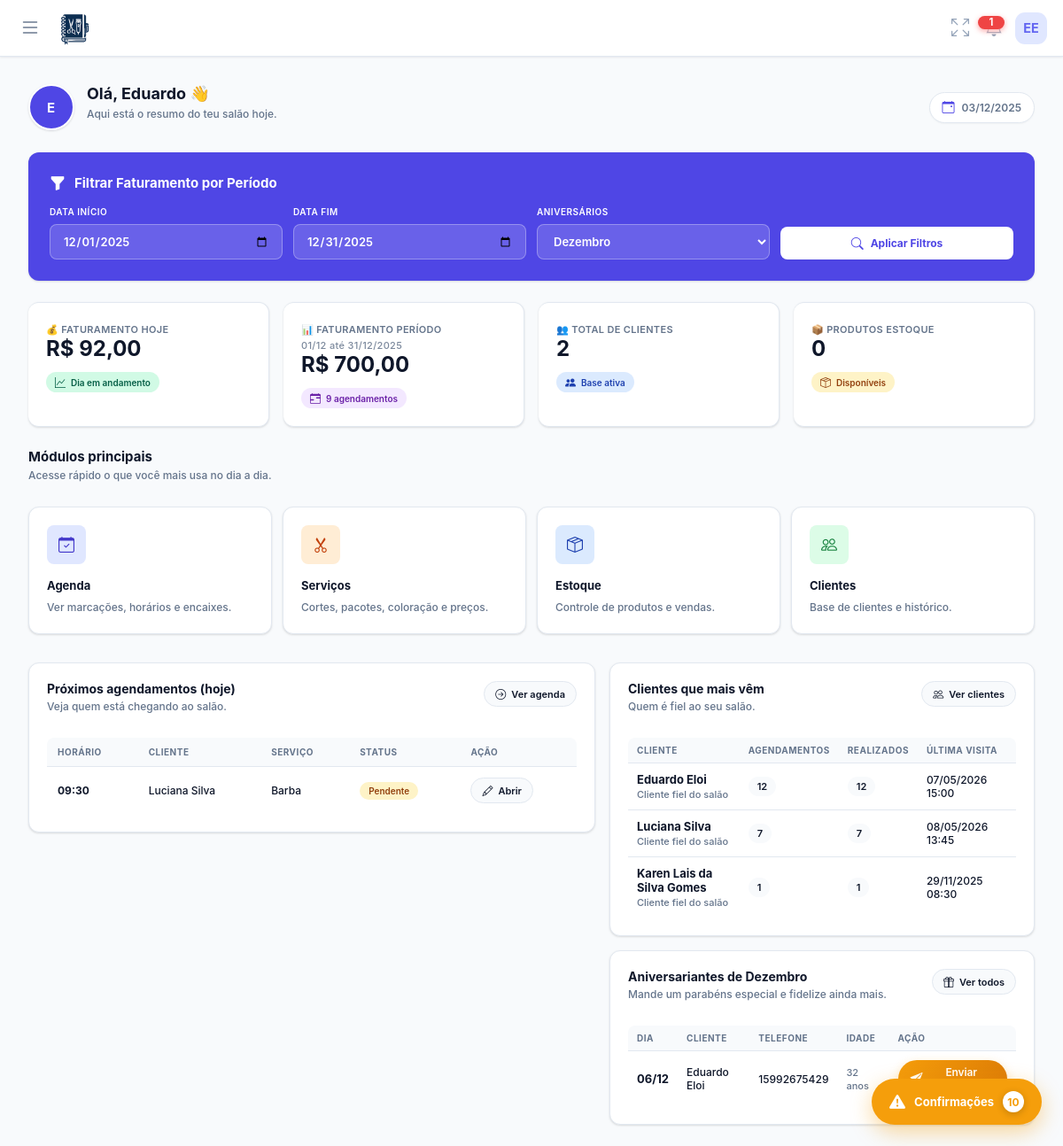
The page /pages/dashboard.php (signed in) on the database as committed earlier.
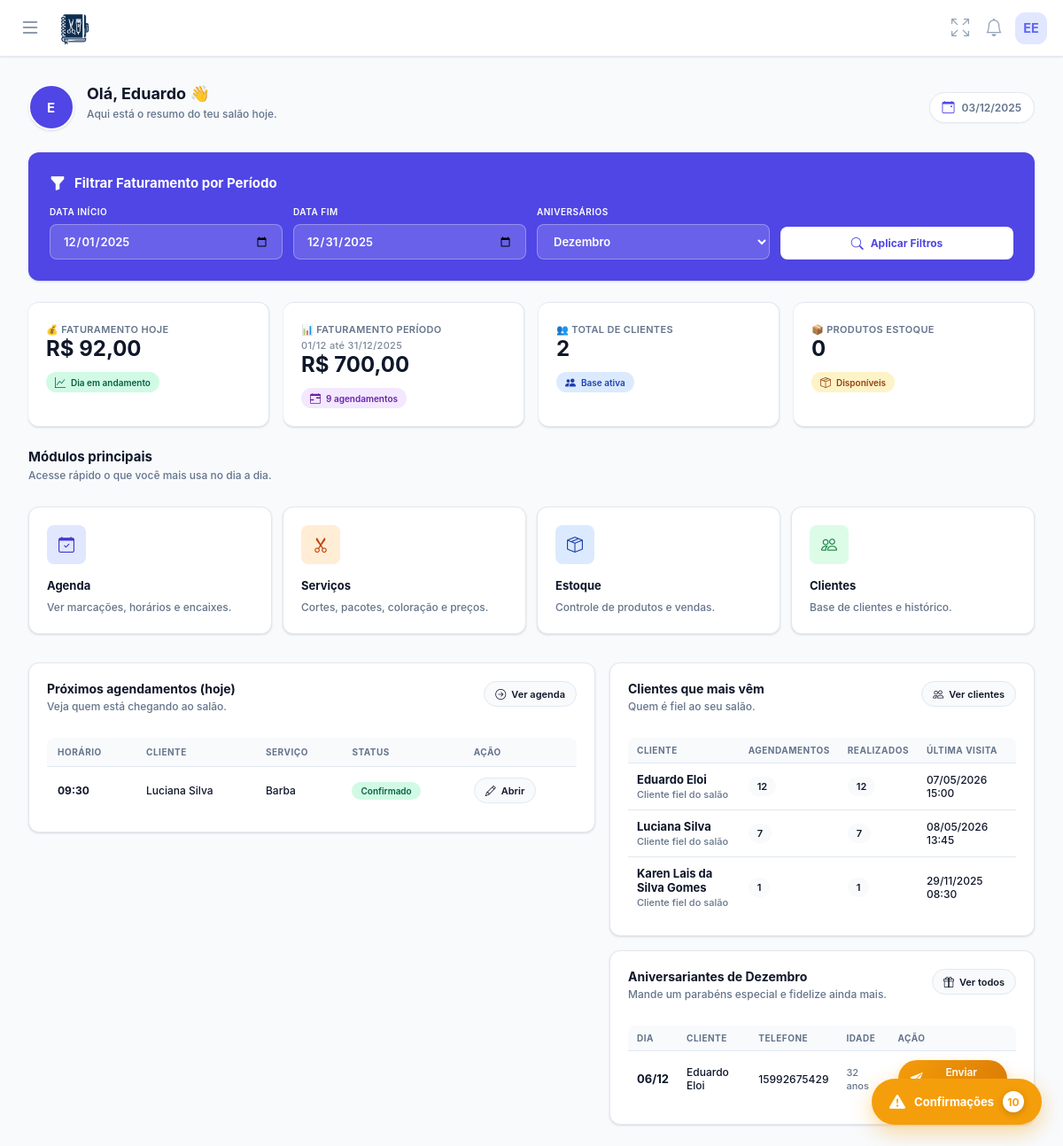
The same page on the database as committed later.
### tables this page shows
CREATE TABLE usuarios (
        id INTEGER PRIMARY KEY AUTOINCREMENT,
        nome TEXT, email TEXT, telefone TEXT, foto TEXT, biografia TEXT,
        cep TEXT, endereco TEXT, numero TEXT, bairro TEXT, cidade TEXT, estado TEXT,
        criado_em DATETIME DEFAULT CURRENT_TIMESTAMP
    , senha TEXT, estabelecimento TEXT, cor_tema TEXT DEFAULT '#4f46e5', ultimo_login DATETIME, ativo INTEGER DEFAULT 1, data_expiracao DATE, is_vitalicio INTEGER DEFAULT 0, quem_indicou TEXT, valor_mensalidade REAL DEFAULT 19.90, indicado_por TEXT, valor_mensal REAL DEFAULT 19.90, token_recuperacao TEXT, token_validade DATETIME, tipo_estabelecimento TEXT DEFAULT 'Salão de Beleza', instagram TEXT, cpf TEXT);

CREATE TABLE agendamentos (
        id INTEGER PRIMARY KEY AUTOINCREMENT,
        user_id INTEGER NOT NULL,
        cliente_nome TEXT NOT NULL,
        servico TEXT NOT NULL,
        data_agendamento DATE NOT NULL,
        horario TIME NOT NULL,
        status TEXT DEFAULT 'Pendente',
        observacoes TEXT,
        criado_em DATETIME DEFAULT CURRENT_TIMESTAMP
    , cliente_cpf TEXT, cliente_id INTEGER, valor REAL DEFAULT 0, serie_id TEXT, indice_serie INTEGER DEFAULT 1, e_recorrente INTEGER DEFAULT 0, lembrete_enviado INTEGER DEFAULT 0);

CREATE TABLE clientes (
        id INTEGER PRIMARY KEY AUTOINCREMENT,
        user_id INTEGER NOT NULL,
        nome TEXT NOT NULL,
        telefone TEXT,
        email TEXT,
        data_nascimento DATE,
        observacoes TEXT, 
        criado_em DATETIME DEFAULT CURRENT_TIMESTAMP
    , cpf TEXT);

### pages/dashboard.php (the view, shortened to what the rows shown need)
<?php
$userId = $_SESSION['user_id'];
include '../includes/header.php';
include '../includes/menu.php';
include '../includes/db.php';
$hoje        = date('Y-m-d');
$mesAtual    = date('m');
$nomeUsuario = 'Profissional';
$mesFiltro  = $_GET['mes_aniversario'] ?? $mesAtual;
$stmt = $pdo->prepare("SELECT nome, estabelecimento, is_vitalicio, data_expiracao FROM usuarios WHERE id = ?");
$stmt->execute([$userId]);
$user = $stmt->fetch();
if ($user && !empty($user['nome'])) {
    $nomeUsuario = explode(' ', $user['nome'])[0];
}
$stmt = $pdo->prepare("
    SELECT cliente_nome, servico, horario, status
      FROM agendamentos
     WHERE user_id = ?
       AND data_agendamento = ?
     ORDER BY horario ASC
     LIMIT 5
");
$stmt->execute([$userId, $hoje]);
$agendamentosHoje = $stmt->fetchAll();
$stmtAniv = $pdo->prepare("
    SELECT nome, data_nascimento, telefone
      FROM clientes
     WHERE user_id = :userId
       AND data_nascimento IS NOT NULL
       AND strftime('%m', data_nascimento) = :mes
  ORDER BY strftime('%d', data_nascimento)
");
$stmtAniv->execute([
    ':userId' => $userId,
    ':mes'    => str_pad($mesFiltro, 2, '0', STR_PAD_LEFT)
]);
$aniversariantes = $stmtAniv->fetchAll();
?>
<main class="app-dashboard-wrapper">
    <div class="welcome-section">
        <div class="welcome-left">
            <div class="avatar-circle">
                <?php echo strtoupper(mb_substr($nomeUsuario, 0, 1)); ?>
            </div>
            <div>
                <h1 class="welcome-title">Olá, <?php echo htmlspecialchars($nomeUsuario); ?> 👋</h1>
                <p class="welcome-subtitle">Aqui está o resumo do teu salão hoje.</p>
            </div>
        </div>
    </div>
    <div class="filters-card">
        <div class="filters-header">
            <h2 class="filters-title">Filtrar Faturamento por Período</h2>
        </div>
    </div>
    <div class="dashboard-panels">
        <div class="panel-column">
            <div class="recent-section">
                <div class="table-responsive">
                    <table class="custom-table">
                        <thead>
                            <tr>
                                <th>Horário</th>
                                <th>Cliente</th>
                                <th>Serviço</th>
                                <th>Status</th>
                                <th>Ação</th>
                            </tr>
                        </thead>
                        <tbody>
                            <?php if (!empty($agendamentosHoje)): ?>
                                <?php foreach ($agendamentosHoje as $ag): ?>
                                    <tr>
                                        <td data-label="Horário">
                                            <strong><?php echo date('H:i', strtotime($ag['horario'])); ?></strong>
                                        </td>
                                        <td data-label="Cliente"><?php echo htmlspecialchars($ag['cliente_nome']); ?></td>
                                        <td data-label="Serviço"><?php echo htmlspecialchars($ag['servico']); ?></td>
                                        <td data-label="Status">
                                            <span class="status-badge status-<?php echo htmlspecialchars($ag['status']); ?>">
                                                <?php echo htmlspecialchars($ag['status']); ?>
                                            </span>
                                        </td>
                                        <td data-label="Ação">
                                            <a href="<?php echo $isProd ? '/agenda' : '/karen_site/controle-salao/pages/agenda/agenda.php'; ?>" class="btn-action">
                                                <i class="bi bi-pencil"></i> Abrir
                                            </a>
                                        </td>
                                    </tr>
                                <?php endforeach; ?>
                            <?php endif; ?>
                        </tbody>
                    </table>
                </div>
            </div>
        </div>
        <div class="panel-column">
            <div class="recent-section">
                <div class="table-responsive">
                    <table class="custom-table small">
                        <thead>
                            <tr>
                                <th>Cliente</th>
                                <th>Agendamentos</th>
                                <th>Realizados</th>
                                <th>Última visita</th>
                            </tr>
                        </thead>
                    </table>
                </div>
            </div>
            <div class="recent-section">
                <div class="table-responsive">
                    <table class="custom-table small">
                        <thead>
                            <tr>
                                <th>Dia</th>
                                <th>Cliente</th>
                                <th>Telefone</th>
                                <th>Idade</th>
                                <th>Ação</th>
                            </tr>
                        </thead>
                        <tbody>
                            <?php if (!empty($aniversariantes)): ?>
                                <?php foreach ($aniversariantes as $cli): ?>
                                    <?php
                                    $dia = '-';
                                    $idadeLabel = '-';
                                    $idade = 0;
                                    if (!empty($cli['data_nascimento'])) {
                                        $nasc = new DateTime($cli['data_nascimento']);
                                        $dia = $nasc->format('d/m');
                                        $hojeDt = new DateTime('today');
                                        $idade = $hojeDt->diff($nasc)->y;
                                        $idadeLabel = $idade . ' anos';
                                    }
                                    ?>
                                    <tr>
                                        <td data-label="Dia">
                                            <span class="birthday-day"><?php echo $dia; ?></span>
                                        </td>
                                        <td data-label="Cliente"><?php echo htmlspecialchars($cli['nome']); ?></td>
                                        <td data-label="Telefone"><?php echo htmlspecialchars($cli['telefone'] ?? '-'); ?></td>
                                        <td data-label="Idade">
                                            <span class="birthday-age"><?php echo $idadeLabel; ?></span>
                                        </td>
                                        <td data-label="Ação">
                                            <button class="btn-send-birthday" onclick="abrirMensagemAniversario('<?php echo htmlspecialchars(addslashes($cli['nome'])); ?>', '<?php echo htmlspecialchars($cli['telefone'] ?? ''); ?>', <?php echo $idade; ?>)">
                                                Enviar Parabéns
                                            </button>
                                        </td>
                                    </tr>
                                <?php endforeach; ?>
                            <?php endif; ?>
                        </tbody>
                    </table>
                </div>
            </div>
        </div>
    </div>
</main>
<?php include '../includes/footer.php'; ?>

### includes/menu.php (shortened to what the rows shown need)
<?php
$isProd = isset($_SERVER['HTTP_HOST']) && $_SERVER['HTTP_HOST'] === 'salao.develoi.com';
$iniciais  = 'V';
if (isset($pdo) && isset($_SESSION['user_id'])) {
    $stmtUser = $pdo->prepare("SELECT nome, email FROM usuarios WHERE id = ? LIMIT 1");
    $stmtUser->execute([$_SESSION['user_id']]);
    $dadoUsuario = $stmtUser->fetch(PDO::FETCH_ASSOC);
    if ($dadoUsuario && !empty($dadoUsuario['nome'])) {
        $userName = $dadoUsuario['nome'];
        $partesNome = explode(' ', trim($userName));
        $primeiraLetra = mb_substr($partesNome[0], 0, 1);
        $ultimaLetra   = '';
        if (count($partesNome) > 1) {
            $ultimoNome  = end($partesNome);
            $ultimaLetra = mb_substr($ultimoNome, 0, 1);
        }
        $iniciais = strtoupper($primeiraLetra . $ultimaLetra);
    }
}
?>
<link rel="stylesheet" href="https://cdn.jsdelivr.net/npm/bootstrap-icons@1.11.3/font/bootstrap-icons.min.css">
<nav class="app-navbar">
    <div style="display:flex; align-items:center; gap:10px;">
        <div style="position:relative;">
            <div class="navbar-avatar" id="userAvatarBtn">
                <?php echo $iniciais; ?>
            </div>
        </div>
    </div>
</nav>

Rows that differ between the two databases and show on the page:
changed agendamentos "Luciana Silva": status "Pendente" → "Confirmado"
Other text that changed with them:
$notificacoesNaoLidas: "1" → (not shown)
